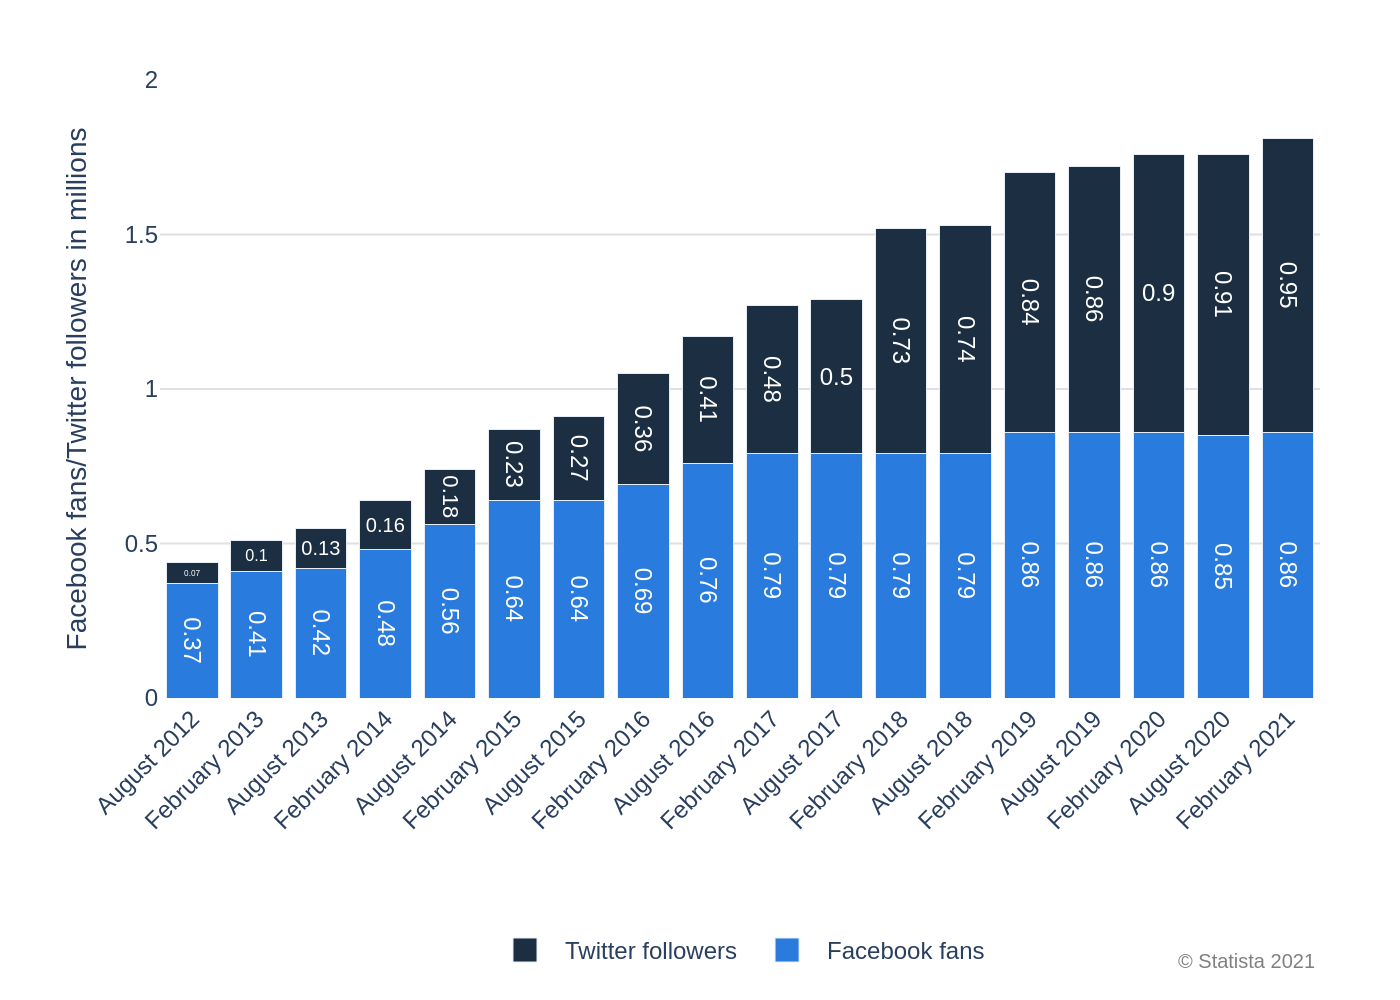

The Python source for this figure:
import sys
import json
import plotly.graph_objects as go

if len(sys.argv) != 2:
    print("Usage: python <script_name>.py <json_file_path>")
    sys.exit(1)

json_file_path = sys.argv[1]

try:
    with open(json_file_path, 'r', encoding='utf-8') as f:
        chart_info = json.load(f)
except FileNotFoundError:
    print(f"Error: File not found at {json_file_path}")
    sys.exit(1)
except json.JSONDecodeError:
    print("Error: Invalid JSON format.")
    sys.exit(1)

data = chart_info['chart_data']
texts = chart_info['texts']
colors = chart_info['colors']

fig = go.Figure()

for i, series in enumerate(data):
    fig.add_trace(go.Bar(
        x=series['x'],
        y=series['y'],
        name=series['name'],
        marker_color=colors[i],
        text=series['y'],
        textposition='inside',
        insidetextanchor='middle',
        textfont=dict(
            family="Arial",
            size=12,
            color='white'
        ),
        hoverinfo='skip'
    ))

source_text_parts = []
if texts.get("source"):
    source_text_parts.append(texts["source"])
if texts.get("note"):
    source_text_parts.append(texts["note"])
source_text = "<br>".join(source_text_parts)

fig.update_layout(
    barmode='stack',
    plot_bgcolor='white',
    font=dict(family="Arial", size=12),
    margin=dict(l=80, r=40, t=40, b=150),
    yaxis=dict(
        title=texts.get('y_axis_title'),
        range=[0, 2],
        tickvals=[0, 0.5, 1, 1.5, 2],
        gridcolor='#e0e0e0',
        zeroline=False
    ),
    xaxis=dict(
        title=texts.get('x_axis_title'),
        tickangle=-45,
        type='category'
    ),
    legend=dict(
        orientation="h",
        yanchor="bottom",
        y=-0.45,
        xanchor="center",
        x=0.5
    ),
    showlegend=True
)

if source_text:
    fig.add_annotation(
        text=source_text,
        xref="paper", yref="paper",
        x=1, y=-0.45,
        showarrow=False,
        align="right",
        xanchor="right",
        yanchor="bottom",
        font=dict(size=10, color="#808080")
    )

base_filename = json_file_path.split('/')[-1].rsplit('.', 1)[0]
output_filename = f"{base_filename}.png"

fig.write_image(output_filename, scale=2)
print(f"Chart saved as {output_filename}")
